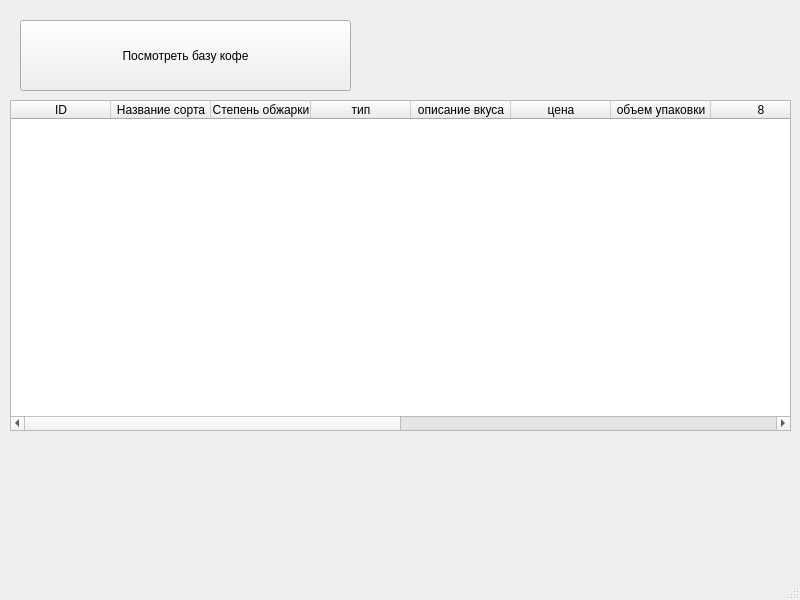
<?xml version="1.0" encoding="UTF-8"?>
<ui version="4.0">
 <class>MainWindow</class>
 <widget class="QMainWindow" name="MainWindow">
  <property name="geometry">
   <rect>
    <x>0</x>
    <y>0</y>
    <width>800</width>
    <height>600</height>
   </rect>
  </property>
  <property name="windowTitle">
   <string>MainWindow</string>
  </property>
  <widget class="QWidget" name="centralwidget">
   <widget class="QTableWidget" name="tableWidget">
    <property name="geometry">
     <rect>
      <x>10</x>
      <y>100</y>
      <width>781</width>
      <height>331</height>
     </rect>
    </property>
    <property name="columnCount">
     <number>14</number>
    </property>
    <column>
     <property name="text">
      <string>ID</string>
     </property>
    </column>
    <column>
     <property name="text">
      <string>Название сорта</string>
     </property>
    </column>
    <column>
     <property name="text">
      <string>Степень обжарки</string>
     </property>
    </column>
    <column>
     <property name="text">
      <string>тип</string>
     </property>
    </column>
    <column>
     <property name="text">
      <string>описание вкуса</string>
     </property>
    </column>
    <column>
     <property name="text">
      <string>цена</string>
     </property>
    </column>
    <column>
     <property name="text">
      <string>объем упаковки</string>
     </property>
    </column>
    <column/>
    <column/>
    <column/>
    <column/>
    <column/>
    <column/>
    <column/>
   </widget>
   <widget class="QPushButton" name="pushButton">
    <property name="geometry">
     <rect>
      <x>20</x>
      <y>20</y>
      <width>331</width>
      <height>71</height>
     </rect>
    </property>
    <property name="text">
     <string>Посмотреть базу кофе</string>
    </property>
   </widget>
  </widget>
  <widget class="QMenuBar" name="menubar">
   <property name="geometry">
    <rect>
     <x>0</x>
     <y>0</y>
     <width>800</width>
     <height>22</height>
    </rect>
   </property>
  </widget>
  <widget class="QStatusBar" name="statusbar"/>
 </widget>
 <resources/>
 <connections/>
</ui>
